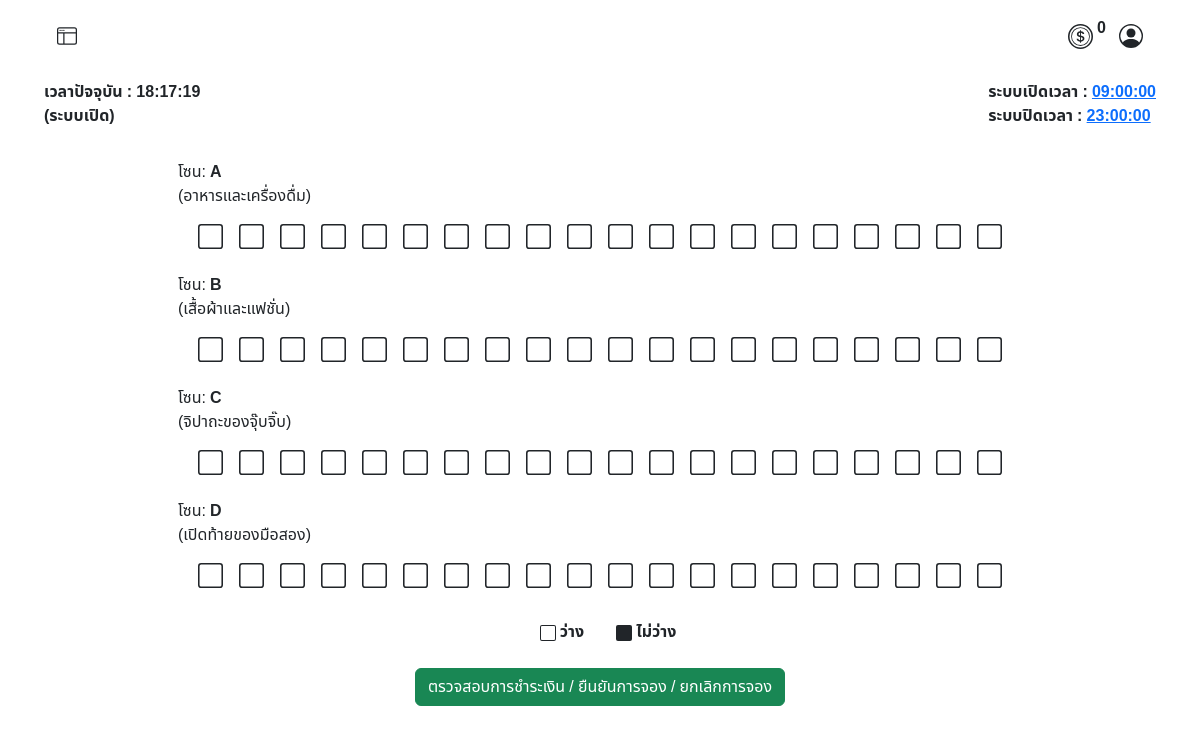
Page /admin/index.php (signed in) on the earlier database version.
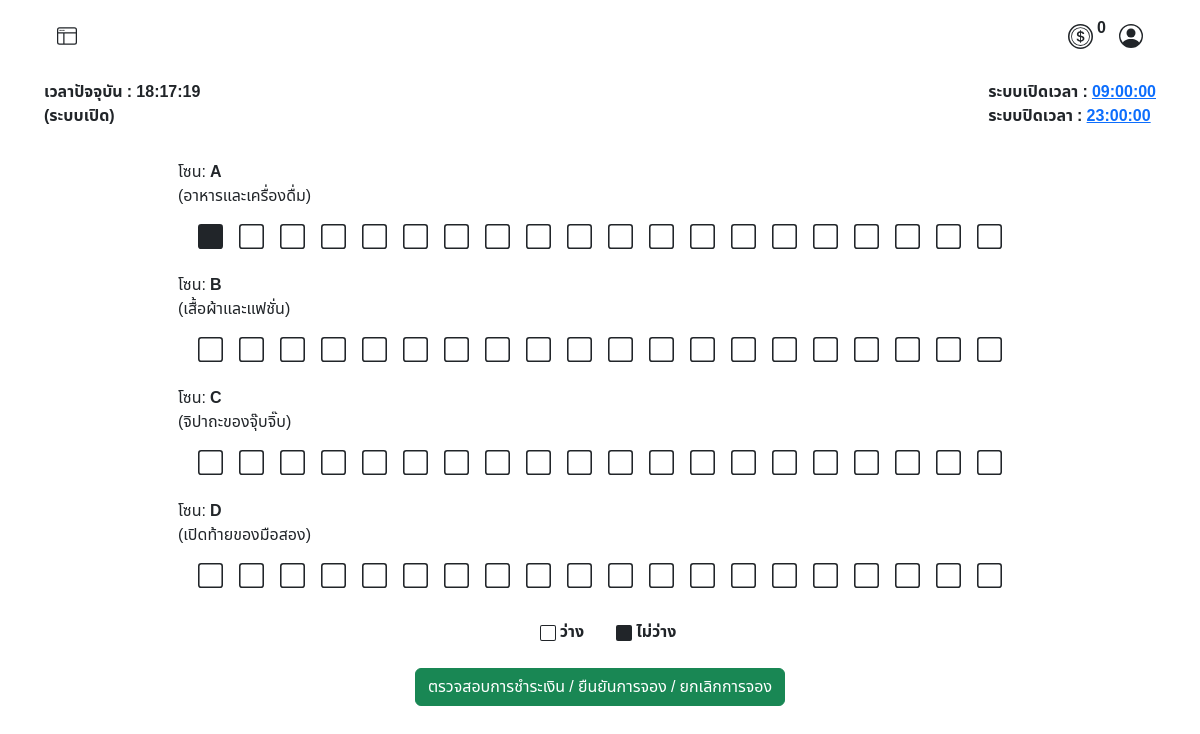
Same page on the later database version.
### tables this page shows
CREATE TABLE `locks` (
  `id_locks` int(11) NOT NULL COMMENT 'ไอดีล็อค',
  `lock_name` varchar(10) NOT NULL COMMENT 'ชื่อเลขล็อต',
  `zone_id` int(3) UNSIGNED ZEROFILL DEFAULT NULL COMMENT 'รหัสประเภทโซน',
  `booking_id` int(10) UNSIGNED ZEROFILL DEFAULT NULL COMMENT 'รหัสการจอง',
  `available` int(3) DEFAULT NULL COMMENT 'สถานะ ว่าง หรือ จองแล้ว '
);

### admin/fetch_zone_detail.php (the view, shortened to what this page needs)
<?php
require("../condb.php");
$sql = "SELECT * FROM zone_detail ORDER BY zone_name";
if ($result = $conn->query($sql)) {
    if ($result->num_rows > 0) {
        while ($row = $result->fetch_assoc()) {
            echo '
                                    <div class="mt-2 ">
                                       <div class="row ">
                                            <div class="col">
                                                <div class="d-flex justify-content-start">
                                                        <div class="">
                                                        <p class="zone_detail"
                                                            data-bs-toggle="tooltip"
                                                            data-bs-placement="right"
                                                            title="รายวัน ' . $row["pricePerDate"] . '฿<br>รายเดือน ' . $row["pricePerMonth"] . '฿">
                                                            โซน: <strong>' . $row["zone_name"] . '</strong><br>(' . $row["zone_detail"] . ')
                                                        </p>
                                                        </div>
                                                </div>
                                        </div>
                                    </div>
                                    ';
            $sql2 = "SELECT * FROM locks WHERE zone_id = " . $row["zone_id"];
            if ($result2 = $conn->query($sql2)) {
                if ($result2->num_rows > 0) {
                    echo '<div class="d-flex flex-wrap container-md">';
                    while ($row2 = $result2->fetch_assoc()) {
                        echo '<div class="mx-2 ">
                                                        <p>';
                        if ($row2["available"] == 0) {
                            echo '
                                                    <svg xmlns="http://www.w3.org/2000/svg" width="25" height="25" fill="currentColor" class="bi bi-square" viewBox="0 0 16 16">
                                                        <path d="M14 1a1 1 0 0 1 1 1v12a1 1 0 0 1-1 1H2a1 1 0 0 1-1-1V2a1 1 0 0 1 1-1zM2 0a2 2 0 0 0-2 2v12a2 2 0 0 0 2 2h12a2 2 0 0 0 2-2V2a2 2 0 0 0-2-2z"/>
                                                    </svg>';
                        } else if ($row2["available"] == 1) {
                            echo '
                                                <svg xmlns="http://www.w3.org/2000/svg" width="25" height="25" fill="currentColor" class="bi bi-square-fill" viewBox="0 0 16 16">
                                                    <path d="M0 2a2 2 0 0 1 2-2h12a2 2 0 0 1 2 2v12a2 2 0 0 1-2 2H2a2 2 0 0 1-2-2z"/>
                                                </svg>';
                        }
                        echo '</p>
                                                        </div>';
                    }
                    echo '</div>';
                } else {
                    echo "<p>ยังไม่มีการสร้างข้อมูลพื้นที่การขาย</p>";
                }
            } else {
                echo "<p>Error in nested query: " . $conn->error . "</p>";
            }
        }
    } else {
        echo "<p><strong>ยังไม่มีการสร้างข้อมูลพื้นที่การขาย</strong></p>";
    }
} else {
    echo "<p>Error in main query: " . $conn->error . "</p>";
}
?>
<div class="container-md d-flex justify-content-center p-2 m-2">
    <div class="px-2 mx-2">
        <svg xmlns="http://www.w3.org/2000/svg" width="16" height="16" fill="currentColor" class="bi bi-square" viewBox="0 0 16 16">
            <path d="M14 1a1 1 0 0 1 1 1v12a1 1 0 0 1-1 1H2a1 1 0 0 1-1-1V2a1 1 0 0 1 1-1zM2 0a2 2 0 0 0-2 2v12a2 2 0 0 0 2 2h12a2 2 0 0 0 2-2V2a2 2 0 0 0-2-2z" />
        </svg>
        <strong>ว่าง</strong>
    </div>
    <div class="px-2 mx-2">
        <svg xmlns="http://www.w3.org/2000/svg" width="16" height="16" fill="currentColor" class="bi bi-square-fill" viewBox="0 0 16 16">
            <path d="M0 2a2 2 0 0 1 2-2h12a2 2 0 0 1 2 2v12a2 2 0 0 1-2 2H2a2 2 0 0 1-2-2z" />
        </svg>
        <strong>ไม่ว่าง</strong>
    </div>
</div>

Differences in the rows shown:
changed locks (number 1 of 80 on the later page): available 0 → 1 (drawn)
